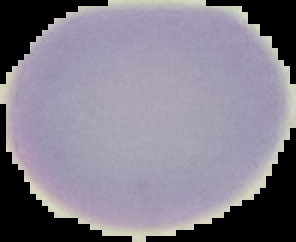
%> input picture data/normal/C156P117ThinF_IMG_20151115_153831_cell_159.png, 148 x 121 px (shown 2 times larger); its folder holds only this picture in this run
$ octave konsep_feat.m   (GNU Octave 9; MATLAB toolbox functions it lacks are replaced by stand-ins)
%> lines starting %> are read from the running program, lines starting %| are printed output that depends on the picture; in (x1, y1, x2, y2) boxes, pixels count from 0 and x2, y2 are one past the last pixel; in counts of white or black regions, pixels touching at a corner belong together; the program's own positions count from 1
### chip_histogram_features.m
function stats = chip_histogram_features( varargin )
% ------------
% Description:
% ------------
%  This function is to obtain state of the art histogram based features
% such as:
%   Mean
%   Variance
%   Skewness
%   Kurtosis
%   Energy
%   Entropy
% ---------
% History:
% ---------
% Creation: beta         Date: 09/11/2007
%----------
% Example:
%----------
% Stats = chip_histogram_features( I,'NumLevels',9,'G',[] )
%
% -----------
% Author:
% -----------
%    (C)Xunkai Wei <xunkai.wei@gmail.com>
%    Beijing Aeronautical Technology Research Center
%    Beijing %9203-12,10076
%

% Parameter checking
[I, NL, GL] = ParseInputs(varargin{:});
% Scale I so that it contains integers between 1 and NL.
if GL(2) == GL(1)
    SI = ones(size(I));
else
    slope = (NL-1) / (GL(2) - GL(1));
    intercept = 1 - (slope*(GL(1)));
    SI = round(imlincomb(slope,I,intercept,'double'));
end
% Clip values if user had a value that is outside of the range, e.g., double
% image = [0 .5 2;0 1 1]; 2 is outside of [0,1]. The order of the following
% lines matters in the event that NL = 0.
SI(SI > NL) = NL;
SI(SI < 1) = 1;
%--------------------------------------------------------------------------
% 1. Calculate histogram for all scaled gray level from 1 to NL
%--------------------------------------------------------------------------
% Get image size
s = size(SI);
% Generate gray level vector
Gray_vector = 1:NL;
% intialize parameters
Histogram = zeros(1,NL);
% Using inline function numel, make it easy
for i =1:NL
    Histogram(i) = numel(find(SI==i));
end
%--------------------------------------------------------------------------
% 2. Now calculate its histogram statistics
%--------------------------------------------------------------------------
% Calculate obtains the approximate probability density of occurrence of the intensity
% levels
Prob                = Histogram./(s(1)*s(2));

% 2.1 Mean
Mean                = sum(Prob.*Gray_vector);
% 2.2 Variance
Variance            = sum(Prob.*(Gray_vector-Mean).^2);
% 2.3 Skewness
Skewness            = calculateSkewness(Gray_vector,Prob,Mean,Variance);
% 2.4 Kurtosis
Kurtosis            = calculateKurtosis(Gray_vector,Prob,Mean,Variance);
% 2.5 Entropy
Entropy             = -sum(Prob(Prob>0).*log2(Prob(Prob>0)));
%-------------------------------------------------------------------------
% 3. Insert all features and return
%--------------------------------------------------------------------------
stats =[Mean Variance Skewness Kurtosis Entropy];
% End of funtion
%--------------------------------------------------------------------------
% Utility functions
%--------------------------------------------------------------------------
function Skewness = calculateSkewness(Gray_vector,Prob,Mean,Variance)
% Calculate Skewness
term1    = Prob.*(Gray_vector-Mean).^3;
term2    = sqrt(Variance);
Skewness = term2^(-3)*sum(term1);

function Kurtosis = calculateKurtosis(Gray_vector,Prob,Mean,Variance)
% Calculate Kurtosis
term1    = Prob.*(Gray_vector-Mean).^4;
term2    = sqrt(Variance);
Kurtosis = term2^(-4)*sum(term1);

function [I, nl, gl] = ParseInputs(varargin)
% parsing parameter checking
% Inputs must be max seven item
iptchecknargin(1,5,nargin,mfilename);
%
% Check I
I = varargin{1};
iptcheckinput(I,{'logical','numeric'},{'2d','real','nonsparse'}, ...
    mfilename,'I',1);
% ------------------------
% Assign Defaults
% -------------------------
%
if islogical(I)
    nl = 2;
else
    nl = 8;
end
gl = getrangefromclass(I);

% Parse Input Arguments
if nargin ~= 1

    paramStrings = {'NumLevels','GrayLimits'};

    for k = 2:2:nargin

        param = lower(varargin{k});
        inputStr = iptcheckstrs(param, paramStrings, mfilename, 'PARAM', k);
        idx = k + 1;  %Advance index to the VALUE portion of the input.
        if idx > nargin
            eid = sprintf('Images:%s:missingParameterValue', mfilename);
            msg = sprintf('Parameter ''%s'' must be followed by a value.', inputStr);
            error(eid,'%s', msg);
        end

        switch (inputStr)
            case 'NumLevels'
                nl = varargin{idx};
                iptcheckinput(nl,{'logical','numeric'},...
                    {'real','integer','nonnegative','nonempty','nonsparse'},...
                    mfilename, 'NL', idx);
                if numel(nl) > 1
                    eid = sprintf('Images:%s:invalidNumLevels',mfilename);
                    msg = 'NL cannot contain more than one element.';
                    error(eid,'%s',msg);
                elseif islogical(I) && nl ~= 2
                    eid = sprintf('Images:%s:invalidNumLevelsForBinary',mfilename);
                    msg = 'NL must be two for a binary image.';
                    error(eid,'%s',msg);
                end
                nl = double(nl);

            case 'GrayLimits'

                gl = varargin{idx};
                iptcheckinput(gl,{'logical','numeric'},{'vector','real'},...
                    mfilename, 'GL', idx);
                if isempty(gl)
                    gl = [min(I(:)) max(I(:))];
                elseif numel(gl) ~= 2
                    eid = sprintf('Images:%s:invalidGrayLimitsSize',mfilename);
                    msg = 'GL must be a two-element vector.';
                    error(eid,'%s',msg);
                end
                gl = double(gl);
        end
    end
end

### konsep_feat.m
clear all
close all
clc
d1=dir('Data');
jj=0;
for i=3:size(d1,1)
    folder1=d1(i).name;
    d2=dir(['Data\',folder1]);
    for j=3:size(d2,1)
        jj=jj+1;
        filename1=d2(j).name;
        img=imread(['Data\',folder1,'\',filename1]);
%> img is the input picture: size 121x148x3 uint8; mean R, G, B 131.6, 126.3, 139.8
        img=rgb2gray(img);
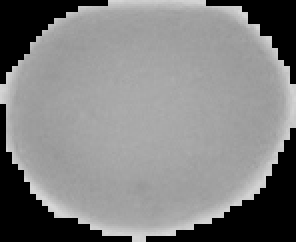
%> img: size 121x148 uint8 (shown 2 times larger); min 0, max 219, mean 129.4
        imgr=img;
        img(img==0)=255;
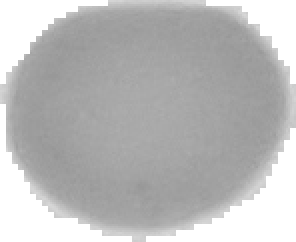
%> img: size 121x148 uint8 (shown 2 times larger); min 150, max 255, mean 186.5
        level=0.5;
        img=~im2bw(img,level);
%> img: size 121x148 logical; every value is 0
        imgr((img==0))=0;
        imshow(imgr)
        a=i-2;
        if a==1
            k={'normal'};
        elseif a==2
            k={'infeksi'};
        end
        featall(jj,:) = [ {filename1} k {chip_histogram_features(imgr)}];
%> in ParseInputs, `gl = getrangefromclass(I);`: gl = [0 255]
%> in chip_histogram_features, `[I, NL, GL] = ParseInputs(varargin{:});`: NL = 8; GL = [0 255]
%> in chip_histogram_features, `slope = (NL-1) / (GL(2) - GL(1));`: slope = 0.0275
%> in chip_histogram_features, `intercept = 1 - (slope*(GL(1)));`: intercept = 1
%> in chip_histogram_features, `SI = round(imlincomb(slope,I,intercept,'double'));`: SI: size 121x148 double; every value is 1
%> in chip_histogram_features, `Gray_vector = 1:NL;`: Gray_vector = [1 2 3 4 5 6 7 8]
%> the loop in chip_histogram_features, `for i =1:NL` made 8 passes
%> after the loop in chip_histogram_features, `for i =1:NL`: Histogram = [17908 0 0 0 0 0 0 0]
%> in chip_histogram_features, `Prob                = Histogram./(s(1)*s(2));`: Prob = [1 0 0 0 0 0 0 0]
%> in chip_histogram_features, `Mean                = sum(Prob.*Gray_vector);`: Mean = 1
%> in chip_histogram_features, `Variance            = sum(Prob.*(Gray_vector-Mean).^2);`: Variance = 0
%> in calculateSkewness, `term1    = Prob.*(Gray_vector-Mean).^3;`: term1 = [0 0 0 0 0 0 0 0]
%> in calculateSkewness, `term2    = sqrt(Variance);`: term2 = 0
%> in calculateSkewness, `Skewness = term2^(-3)*sum(term1);`: Skewness = NaN
%> in chip_histogram_features, `Entropy             = -sum(Prob(Prob>0).*log2(Prob(Prob>0)));`: Entropy = 0
%> in chip_histogram_features, `stats =[Mean Variance Skewness Kurtosis Entropy];`: stats = [1 0 NaN NaN 0]
    end
end
%> pass 2 of the loop `for i=3:size(d1,1)`:
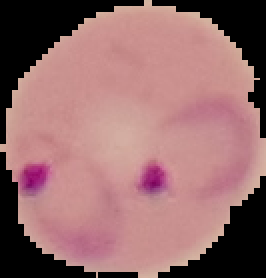
%> input picture data/terinfeksi/C129P90ThinF_IMG_20151004_134700_cell_12.png, 133 x 139 px (shown 2 times larger)
%> img is the input picture: size 139x133x3 uint8; mean R, G, B 149.5, 107.2, 107.8
%> `img(img==0)=255;`:
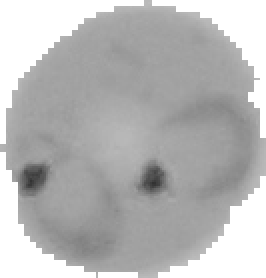
%> img: size 139x133 uint8 (shown 2 times larger); min 50, max 255, mean 183.9
%> `img=~im2bw(img,level);`:
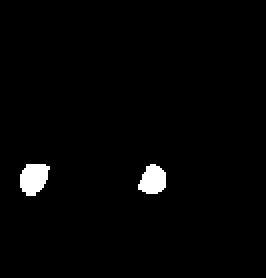
%> img: size 139x133 logical (shown 2 times larger); 1.8% white; 2 white regions, box (x1, y1, x2, y2) and area: (10, 82, 25, 98) 182, (69, 82, 83, 97) 157
%> SI: size 139x133 double
%> the loop in chip_histogram_features (call 2), `for i =1:NL` made 8 passes
save featall featall
